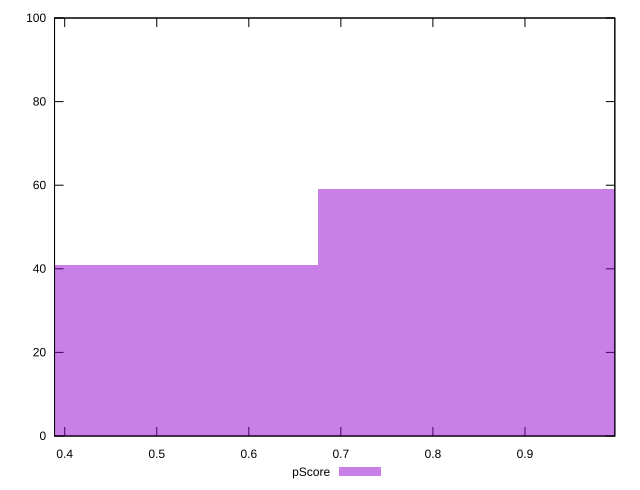

gnuplot code for this plot:
reset

$pScore <<EOF
0.9006528789206883 59
0.4503264394603442 41
EOF

set key outside below
set boxwidth 0.4503264394603442
set xrange [0.38895342079434725:0.9976264246552831]
set yrange [0:100]
set trange [0:100]
set style fill transparent solid 0.5 noborder
set terminal svg size 640, 490 enhanced background rgb 'white'
set output "reports/report_00027_2021-02-24T12-40-31.850Z/mainthread-work-breakdown/samples/agenda/pScore/histogram.svg"

plot $pScore title "pScore" with boxes

reset
